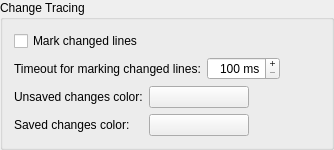
    <widget class="QGroupBox" name="changeTracingGroup">
     <property name="title">
      <string>Change Tracing</string>
     </property>
     <layout class="QVBoxLayout" name="verticalLayout_3">
      <item>
       <widget class="QCheckBox" name="enableChangeTraceCheckBox">
        <property name="toolTip">
         <string>Select to mark changed lines</string>
        </property>
        <property name="text">
         <string>Mark changed lines</string>
        </property>
       </widget>
      </item>
      <item>
       <layout class="QHBoxLayout" name="_16">
        <item>
         <widget class="QLabel" name="label_4">
          <property name="text">
           <string>Timeout for marking changed lines:</string>
          </property>
         </widget>
        </item>
        <item>
         <widget class="QSpinBox" name="changeTraceTimeoutSpinBox">
          <property name="toolTip">
           <string>Enter the time in milliseconds after which changed lines will be marked</string>
          </property>
          <property name="alignment">
           <set>Qt::AlignRight|Qt::AlignTrailing|Qt::AlignVCenter</set>
          </property>
          <property name="buttonSymbols">
           <enum>QAbstractSpinBox::PlusMinus</enum>
          </property>
          <property name="correctionMode">
           <enum>QAbstractSpinBox::CorrectToNearestValue</enum>
          </property>
          <property name="suffix">
           <string> ms</string>
          </property>
          <property name="minimum">
           <number>100</number>
          </property>
          <property name="maximum">
           <number>5000</number>
          </property>
          <property name="singleStep">
           <number>100</number>
          </property>
         </widget>
        </item>
        <item>
         <spacer>
          <property name="orientation">
           <enum>Qt::Horizontal</enum>
          </property>
          <property name="sizeHint" stdset="0">
           <size>
            <width>40</width>
            <height>20</height>
           </size>
          </property>
         </spacer>
        </item>
       </layout>
      </item>
      <item>
       <layout class="QGridLayout" name="gridLayout_14">
        <item row="0" column="0">
         <widget class="QLabel" name="TextLabel13_3_2_3">
          <property name="text">
           <string>Unsaved changes color:</string>
          </property>
         </widget>
        </item>
        <item row="0" column="1">
         <widget class="QPushButton" name="changeMarkerUnsavedColorButton">
          <property name="minimumSize">
           <size>
            <width>100</width>
            <height>0</height>
           </size>
          </property>
          <property name="toolTip">
           <string>Select the color for the change marker for unsaved changes.</string>
          </property>
          <property name="text">
           <string/>
          </property>
         </widget>
        </item>
        <item row="0" column="2">
         <spacer name="horizontalSpacer_12">
          <property name="orientation">
           <enum>Qt::Horizontal</enum>
          </property>
          <property name="sizeHint" stdset="0">
           <size>
            <width>40</width>
            <height>20</height>
           </size>
          </property>
         </spacer>
        </item>
        <item row="1" column="0">
         <widget class="QLabel" name="TextLabel13_3_2_4">
          <property name="text">
           <string>Saved changes color:</string>
          </property>
         </widget>
        </item>
        <item row="1" column="1">
         <widget class="QPushButton" name="changeMarkerSavedColorButton">
          <property name="minimumSize">
           <size>
            <width>100</width>
            <height>0</height>
           </size>
          </property>
          <property name="toolTip">
           <string>Select the color for the change marker for saved changes.</string>
          </property>
          <property name="text">
           <string/>
          </property>
         </widget>
        </item>
       </layout>
      </item>
     </layout>
    </widget>
